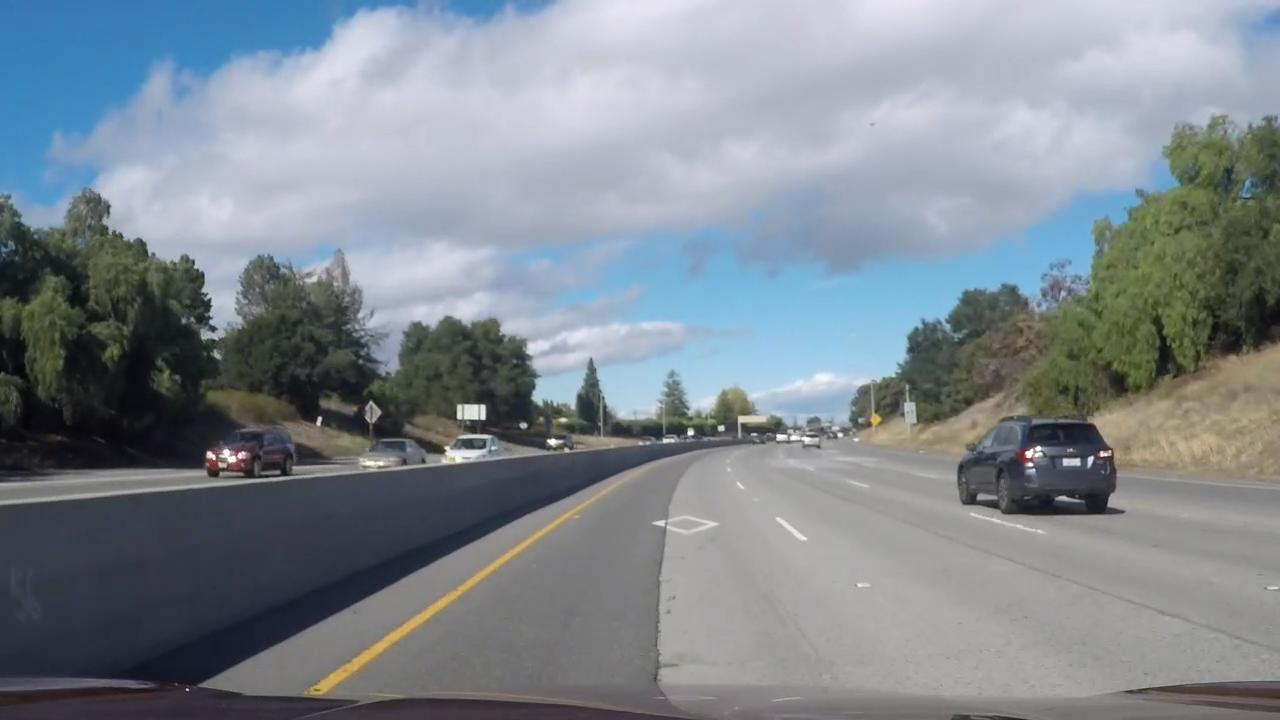
#> input picture Image1.jpeg, 1280 x 720 px
$ jupyter execute grey_blur.ipynb
#> lines starting #> are read from the running program, lines starting #| are printed output that depends on the picture
[cell 1]
import cv2
import numpy as np
import matplotlib.pyplot as plt

[cell 2]
img = cv2.imread("Image1.jpeg",1)
#> img is the input picture: shape (720, 1280, 3); mean B, G, R 144.2, 136.3, 127.7
img = cv2.resize(img, (750,550))
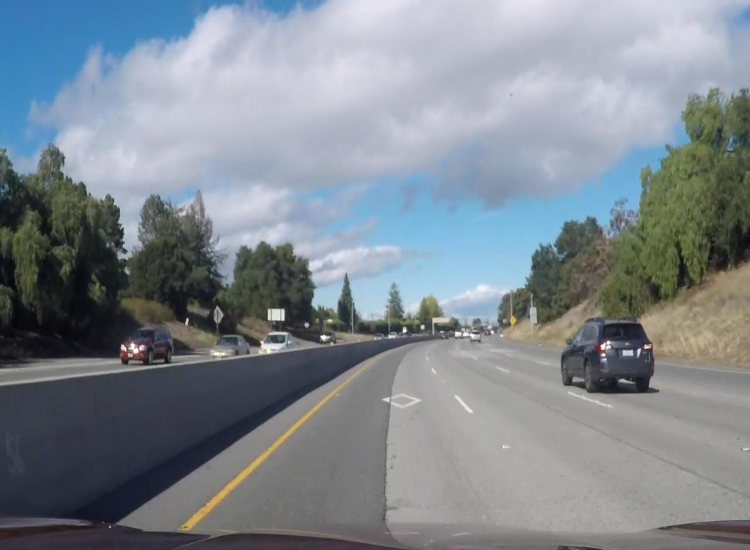
#> img: shape (550, 750, 3); mean B, G, R 144.1, 136.3, 127.7

gray_image = cv2.cvtColor(img,cv2.COLOR_RGB2GRAY)
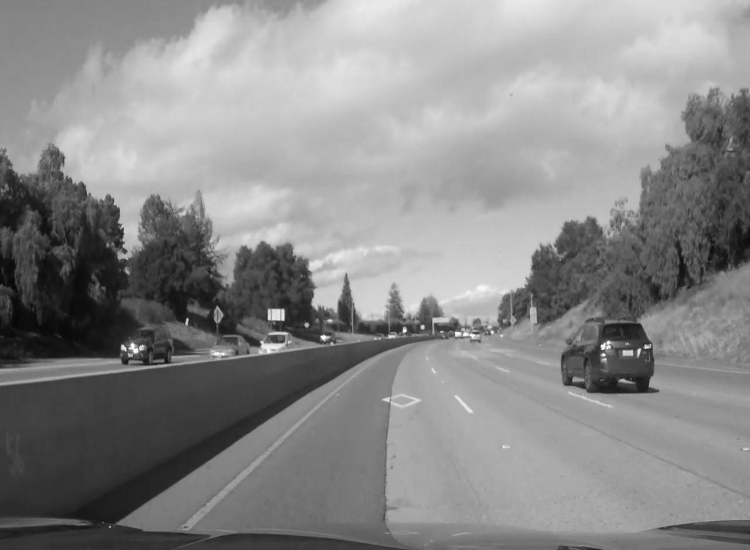
#> gray_image: shape (550, 750); min 6, max 253, mean 137.7

#cv2.imshow('greybhai',gray_image)

b = img[:,:,0]
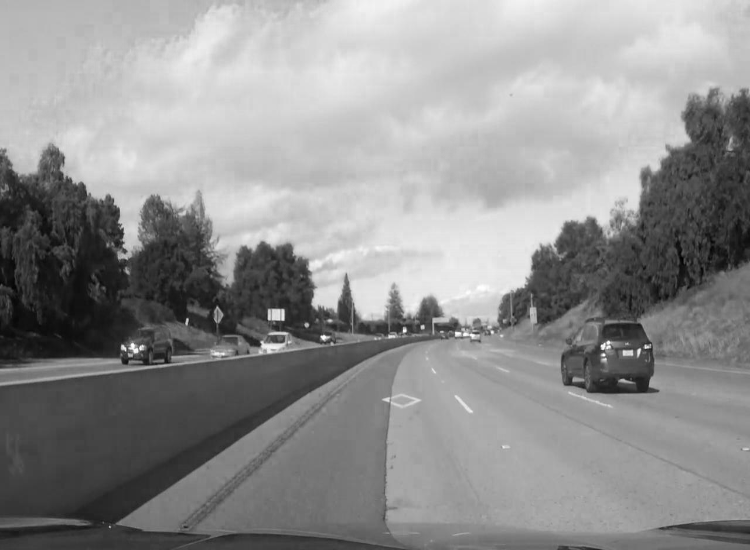
#> b: shape (550, 750); min 0, max 255, mean 144.1
g = img[:,:,1]
r = img[:,:,2]
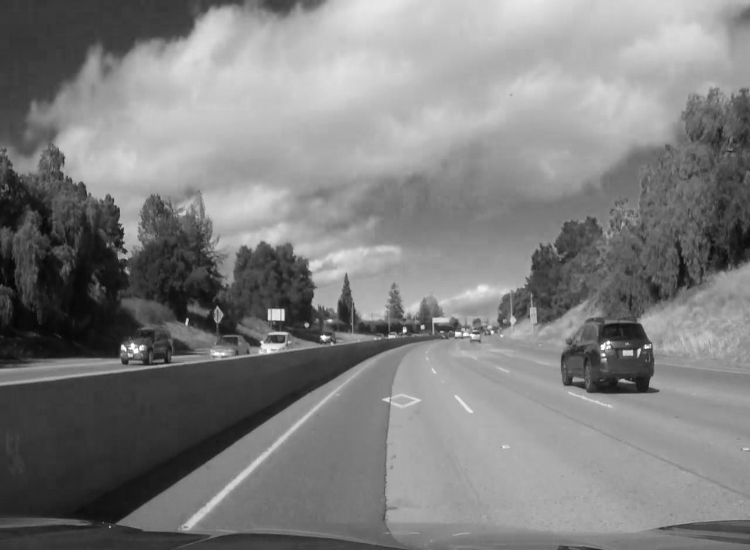
#> r: shape (550, 750); min 5, max 255, mean 127.7
#rgba = cv2.merge((b,g,r,g))
#cv2.imwrite('transparent1.png',rgba)

[cell 3]
blur = cv2.GaussianBlur(img,(115,65),1)
#cv2.imshow('blur',blur)
plt.imshow(cv2.cvtColor(blur, cv2.COLOR_RGB2BGR))

[cell 4]
kernel = np.ones((5,5),'uint8')
erode  = cv2.erode(img,kernel,iterations = 1)
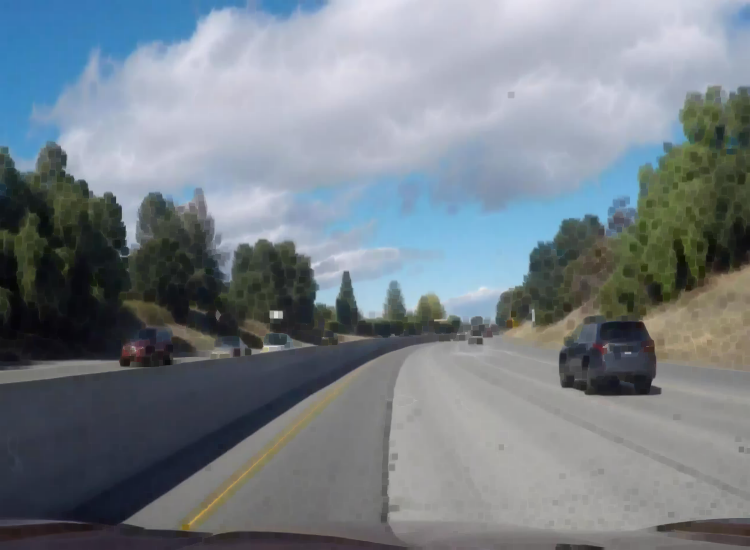
#> erode: shape (550, 750, 3); mean B, G, R 136.2, 128.6, 119.5
dilate = cv2.dilate(img,kernel,iterations =1)
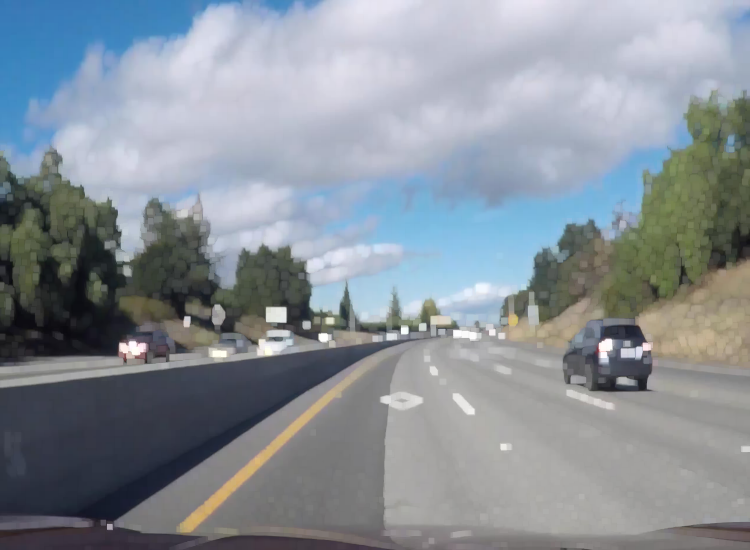
#> dilate: shape (550, 750, 3); mean B, G, R 152.4, 144.4, 136.3

cv2.imshow("dilate",dilate)
cv2.imshow('erode',erode)
plt.imshow(cv2.cvtColor(erode, cv2.COLOR_RGB2BGR))
plt.imshow(cv2.cvtColor(dilate, cv2.COLOR_RGB2BGR))
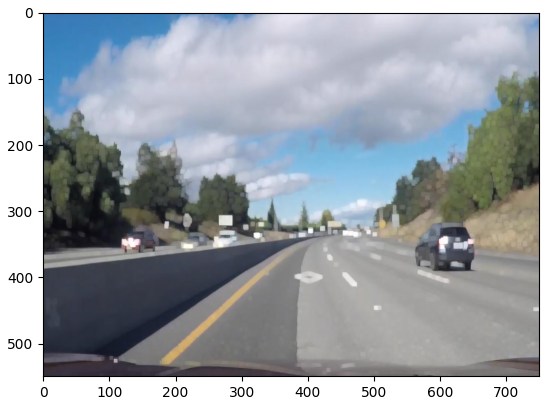
#> figure drawn by matplotlib, 1 panel

$ run again, with Image2.jpeg copied over Image1.jpeg
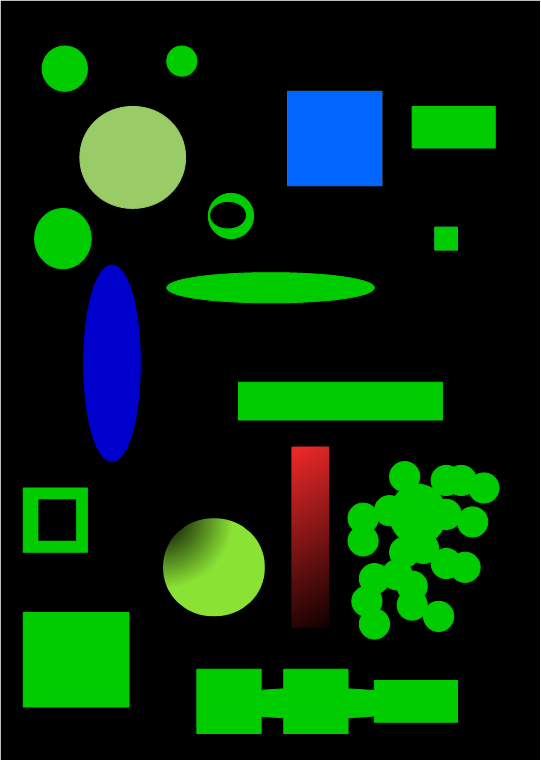
#> input picture Image2.jpeg, 541 x 760 px
#> img is the input picture: shape (760, 541, 3); mean B, G, R 14.5, 44, 8.8
#> img: shape (550, 750, 3)
#> `dilate = cv2.dilate(img,kernel,iterations =1)`:
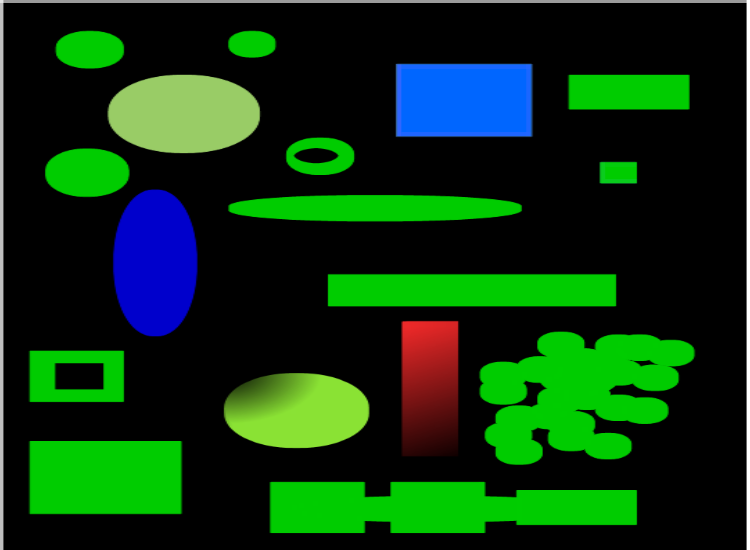
#> dilate: shape (550, 750, 3); mean B, G, R 17.6, 52.7, 11.7
#> `[cell 4] kernel = np.ones((5,5),'uint8') erode  = cv2.erode(img,kernel..`:
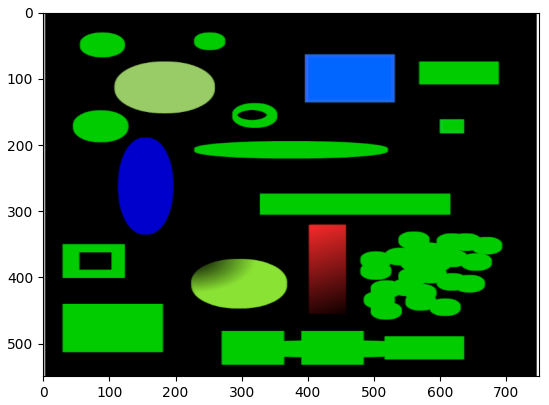
#> figure drawn by matplotlib, 1 panel

$ run again, with Image3.jpeg copied over Image1.jpeg
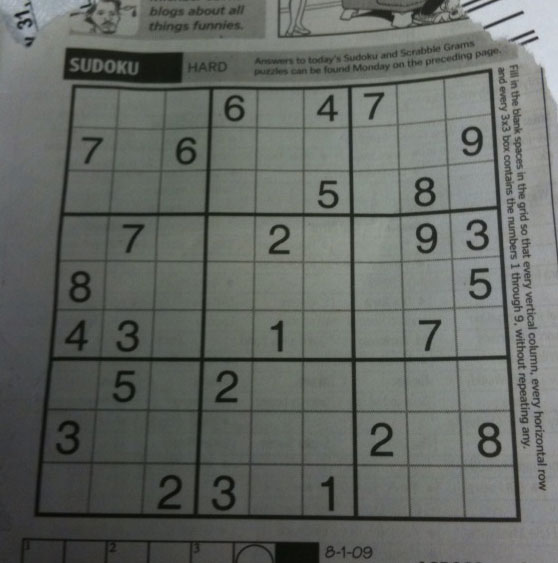
#> input picture Image3.jpeg, 558 x 563 px
#> img is the input picture: shape (563, 558, 3); mean B, G, R 99.5, 104.1, 100
#> img: shape (550, 750, 3)
#> `erode  = cv2.erode(img,kernel,iterations = 1)`:
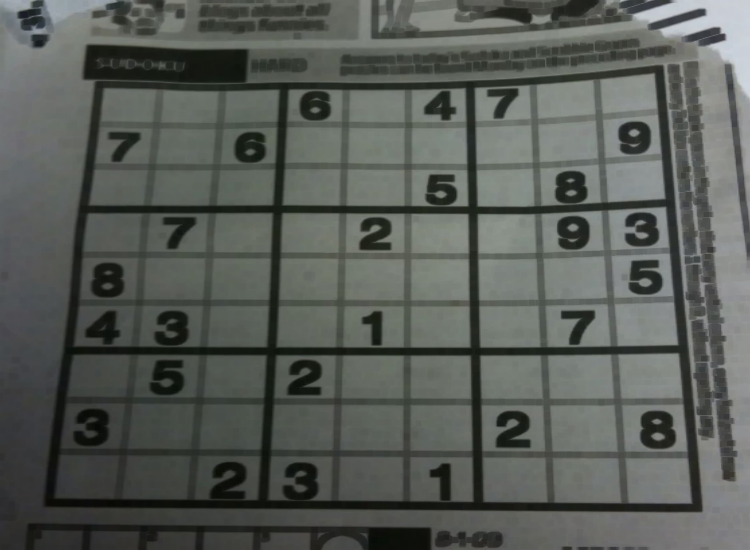
#> erode: shape (550, 750, 3); mean B, G, R 87.3, 92, 88
#> `[cell 4] kernel = np.ones((5,5),'uint8') erode  = cv2.erode(img,kernel..`:
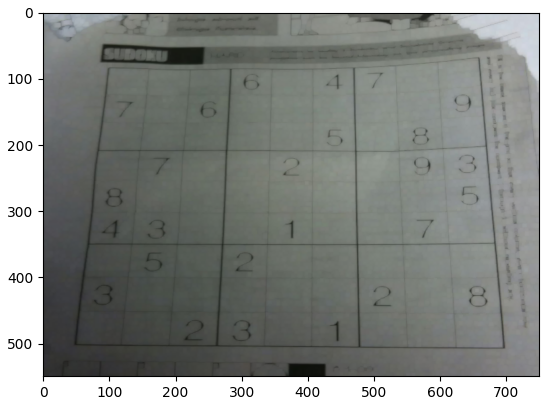
#> figure drawn by matplotlib, 1 panel

$ run again, with faces.jpeg copied over Image1.jpeg
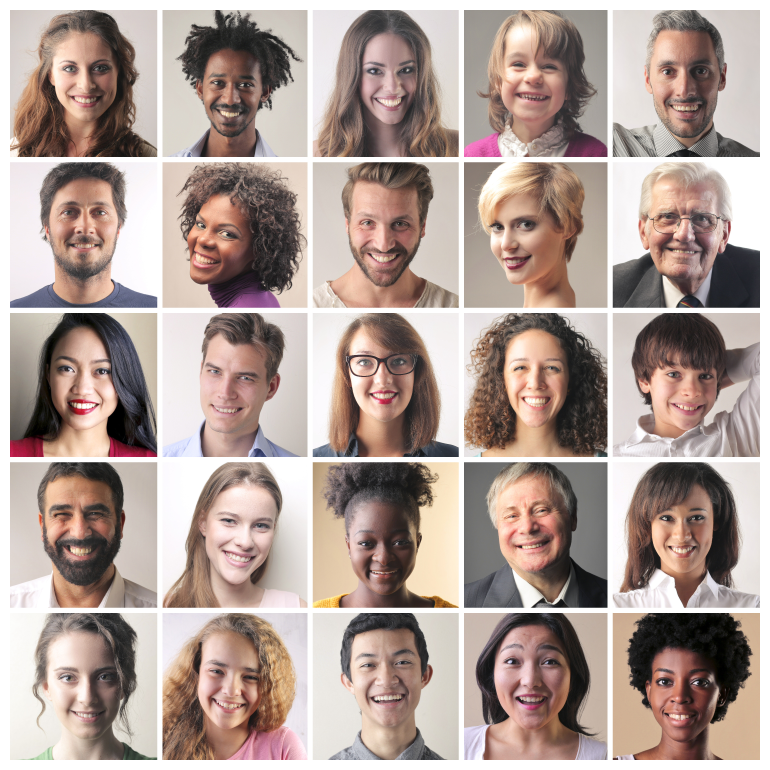
#> input picture faces.jpeg, 3080 x 3080 px (shown at 1/4 size)
#> img is the input picture: shape (3080, 3080, 3); mean B, G, R 150.4, 157.5, 175.1
#> img: shape (550, 750, 3)
#> `[cell 4] kernel = np.ones((5,5),'uint8') erode  = cv2.erode(img,kernel..`:
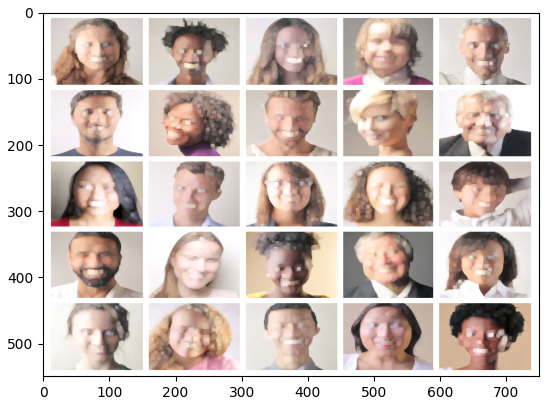
#> figure drawn by matplotlib, 1 panel
